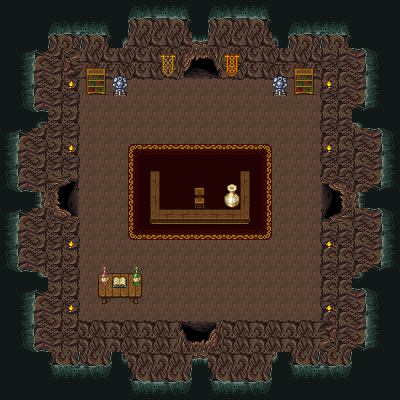

This game map was drawn from its Tiled (.tmx) file and the tilesets committed beside it. A one-line description and the trimmed map source follow:
An orthogonal 25x25 tile map with 16x16 px tiles, 4 tile layers (Tile Layer 1, Tile Layer 4, Tile Layer 2, Tile Layer 3), 5 tilesets and 28 objects.

<map version="1.9" tiledversion="1.9.2" orientation="orthogonal" renderorder="right-down" width="25" height="25" tilewidth="16" tileheight="16" infinite="0" nextlayerid="6" nextobjectid="32">
 <tileset firstgid="1" name="Caves-Item-Room" tilewidth="16" tileheight="16" tilecount="336" columns="16">
  <image source="cave.png" width="256" height="336" />
 </tileset>
 <tileset firstgid="337" name="woodshop" tilewidth="16" tileheight="16" tilecount="1024" columns="32">
  <image source="woodshop.png" width="512" height="512" />
 </tileset>
 <tileset firstgid="1361" name="tilesetformattedupdate1" tilewidth="16" tileheight="16" tilecount="84" columns="7">
  <image source="tilesetformattedupdate1.png" width="112" height="192" />
 </tileset>
 <tileset firstgid="1445" name="rpg indoor tileset expansion 1 trans" tilewidth="16" tileheight="16" tilecount="132" columns="11">
  <image source="rpg indoor tileset expansion 1 trans.png" width="176" height="192" />
 </tileset>
 <tileset firstgid="1577" name="Sewers-Enemy-Room" tilewidth="16" tileheight="16" tilecount="352" columns="16">
  <image source="sewer_1.png" width="256" height="352" />
 </tileset>
 <layer id="1" name="Tile Layer 1" width="25" height="25">
  <data>[625 cells, 625 non-empty, 24 distinct tile ids]</data>
 </layer>
 <layer id="5" name="Tile Layer 4" width="25" height="25">
  <data>[625 cells, 54 non-empty, 16 distinct tile ids]</data>
 </layer>
 <layer id="2" name="Tile Layer 2" width="25" height="25">
  <data>[625 cells, 74 non-empty, 46 distinct tile ids]</data>
 </layer>
 <layer id="4" name="Tile Layer 3" width="25" height="25">
  <data>[625 cells, 5 non-empty, 5 distinct tile ids]</data>
 </layer>
 <objectgroup id="3" name="Walls">
  <object id="1" x="96" y="272" width="48" height="32" />
  <object id="4" x="144" y="208" width="112" height="16" />
  <object id="5" x="240" y="160" width="16" height="48" />
  <object id="6" x="144" y="160" width="16" height="48" />
  <object id="7" x="192" y="176" width="16" height="32" />
  <object id="8" x="224" y="176" width="16" height="32" />
  <object id="9" x="80" y="64" width="48" height="32" />
  <object id="10" x="272" y="64" width="48" height="32" />
  <object id="11" x="160" y="32" width="16" height="48" />
  <object id="12" x="176" y="48" width="48" height="16" />
  <object id="13" x="224" y="32" width="16" height="48" />
  <object id="14" x="32" y="160" width="48" height="16" />
  <object id="15" x="48" y="176" width="16" height="48" />
  <object id="16" x="32" y="224" width="48" height="16" />
  <object id="17" x="160" y="320" width="16" height="48" />
  <object id="18" x="224" y="320" width="16" height="48" />
  <object id="19" x="176" y="336" width="48" height="16" />
  <object id="20" x="320" y="224" width="48" height="16" />
  <object id="21" x="320" y="160" width="48" height="16" />
  <object id="23" x="320" y="48" width="16" height="112" />
  <object id="24" x="240" y="48" width="80" height="32" />
  <object id="25" x="64" y="48" width="96" height="32" />
  <object id="26" x="64" y="224" width="16" height="96" />
  <object id="27" x="64" y="48" width="16" height="128" />
  <object id="28" x="64" y="320" width="96" height="16" />
  <object id="29" x="240" y="320" width="96" height="16" />
  <object id="30" x="320" y="240" width="16" height="96" />
  <object id="31" x="336" y="176" width="16" height="48" />
 </objectgroup>
</map>
